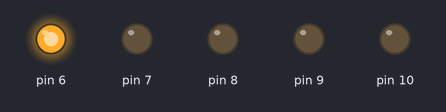
Recording of a sketch running on a simulated Arduino Uno, built with avr-gcc and run on an emulated ATmega328P. Parts: output pins drawn as LEDs (lit = HIGH).

Above: at 0.2 s.
At 1.2 s:
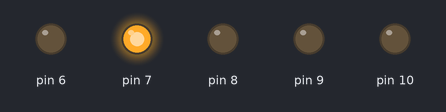
At 2.2 s:
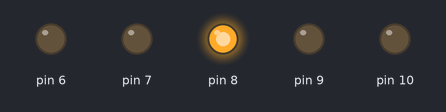
At 3.2 s:
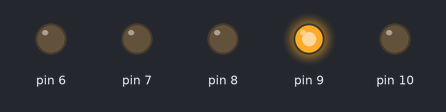
At 4.2 s:
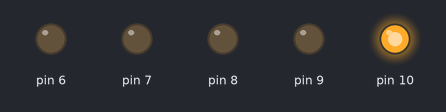
At 5.7 s:
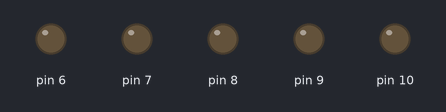
Timing chart, 0 to 6.5 s (numbered marks = the images above):
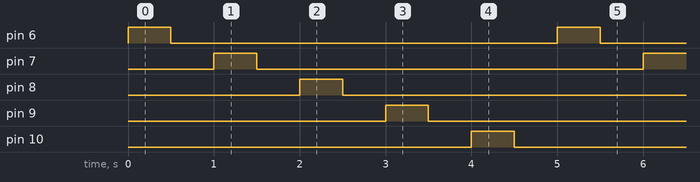

The sketch:

reverseBLINK.ino
```cpp
// the setup function runs once when you press reset or power the board
int i;
void setup() {
  // initialize digital pin LED_BUILTIN as an output.
  for(i=6;i<=10;i++)
  pinMode(i, OUTPUT);
}

// the loop function runs over and over again forever
void loop() {
  for(i=6;i<=10;i++){
  digitalWrite(i, HIGH);  // turn the LED on (HIGH is the voltage level)
  delay(500);
  digitalWrite(i,LOW);   // turn the LED off by making the voltage LOW
  delay(500);                   // wait for a second
  }
}
```

Measured:
- by itself, pin 6–10: alternates HIGH for 0.50 s and LOW for 4.5 s
- by itself, everything shown: repeats every 5.0 s, in 10 steps
